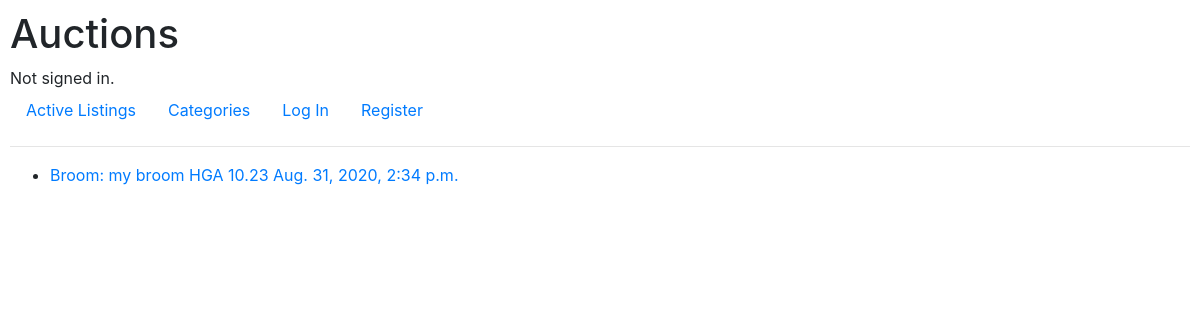
Before: /categories/HGA with the older database file.
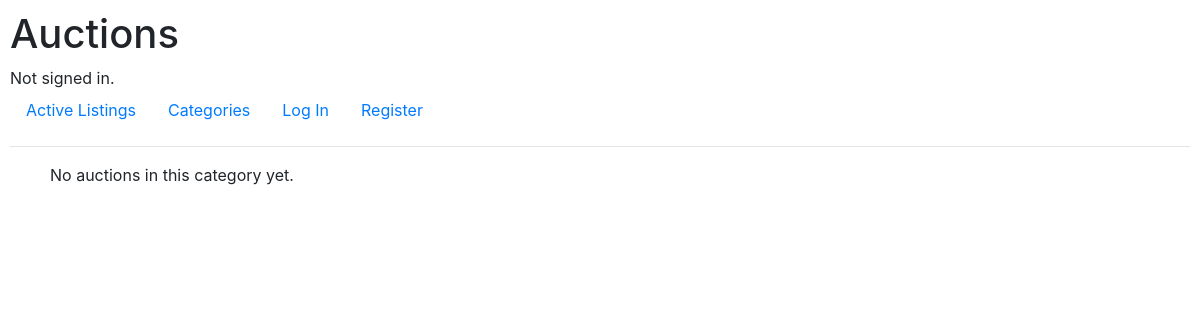
After: the same page with the newer database file.
### auctions/models.py (models this page shows, shortened)
class Auction(models.Model):
    MOTORS = "MOT"
    FASHINON = "FAS"
    ELECTRONICS = "ELE"
    COLLECTIBLES_ARTS = "ART"
    HOME_GARDES = "HGA"
    SPORTING_GOODS = "SPO"
    TOYS = "TOY"
    BUSSINES_INDUSTRIAL = "BUS"
    MUSIC = "MUS"
    CATEGORY = [
        (MOTORS, "Motors"),
        (FASHINON, "Fashion"),
        (ELECTRONICS, "Electronics"),
        (COLLECTIBLES_ARTS, "Collectibles & Art"),
        (HOME_GARDES, "Home & Garden"),
        (SPORTING_GOODS, "Sporting Goods"),
        (TOYS, "Toys"),
        (BUSSINES_INDUSTRIAL, "Business & Industrial"),
        (MUSIC, "Music"),
    ]
    seller = models.ForeignKey(User, on_delete=models.CASCADE)
    title = models.CharField(max_length=64, blank=False)
    description = models.TextField(blank=True)
    current_price = models.DecimalField(max_digits=11, decimal_places=2, default=0.0)
    category = models.CharField(max_length=3, choices=CATEGORY, default=MOTORS)
    image_url = models.URLField(blank=True)
    publication_date = models.DateTimeField(auto_now_add=True)
    closed = models.BooleanField(default=False)
    class Meta:
        verbose_name = "auction"
        verbose_name_plural = "auctions"

### auctions/views.py (the view)
# urls.py: path("categories", views.categories, name="categories"),
def categories(request, category=None):
    categories = Auction.CATEGORY
    if category is not None:
        if category in [x[0] for x in categories]:
            auctions = Auction.objects.filter(category=category, closed=False)
            return render(request, "auctions/category_auctions.html", {
                "auctions": auctions
            })
        else:
            return HttpResponse("Error - category incorrect")
    return render(request, "auctions/categories.html", {
        "categories": categories
    })

### auctions/templates/auctions/category_auctions.html
{% extends "auctions/layout.html" %}
{% block body %}
    <ul>
        {% for auction in auctions %}
            <li><a href="{% url 'auctions:listing_page' auction_id=auction.id %}"> {{ auction.title }}: {{ auction.description }} {{auction.category}} {{auction.current_price}} {{auction.publication_date}}</a></li>
        {% empty %}
            No auctions in this category yet.
        {% endfor %}
    </ul>
{% endblock %}

Changed rows visible on the page:
no longer on this page (row edited): Auction: title "Broom", description "my broom", category "HGA", current_price "10.23", publication_date "Aug. 31, 2020, 2:34 p.m."
Other visible differences:
text now shown: "No auctions in this category yet."
